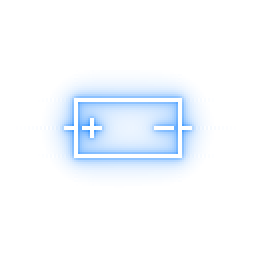
#> input picture src/gui-godot/assets/gen2port-highlight.png, 128 x 128 px, found by its file name (shown 2 times larger)
$ python make_highlight.py assets/gen2port-highlight-old.png assets/gen2port-highlight.png assets/gen2port-highlight.png
#> lines starting #> are read from the running program, lines starting #| are printed output that depends on the picture; after the words box and inside, x2 and y2 are one past the last pixel; in counts of white or black regions, pixels touching at a corner belong together
#> further down, img_rgba is the input picture: shape (128, 128, 4) float32; mean R, G, B, A 0.247, 0.6, 1, 0.0505
import numpy as np
import matplotlib.pyplot as plt
import cv2 as cv
import sys

but_n = 1
k = 6
color = [0.25, 0.6, 1]

# varias funcoes uteis
dist = lambda x, y: np.sqrt(x**2 + y**2)
in_circle = lambda mp, r, x, y: r > dist(x - mp[0], y - mp[1])
to_lmag = lambda im: 20*np.log(np.abs(im)+1.)
cut = lambda im: im[0:int(im.shape[0]/2+0.5),0:int(im.shape[1]/2+0.5)]
ifft = lambda im: np.real(cut(np.fft.ifft2(np.fft.ifftshift(im))))
normalize = lambda im: np.interp(im, (im.min(), im.max()), (0, 1))

# a funcao que aplica o filtro
def filt(im_in, fn):
  im = im_in.copy()
  rs, cs = im.shape
  for i in range(0, rs-1):
    for j in range(0, cs-1):
      im[i, j] = fn(im, i, j, (rs/2.,cs/2.))
  return im

# faz o pad simetrico que o marcelo recomendou
def pad(im):
  rs, cs = im.shape
  return np.pad(im, ((0,rs),(0,cs)), 'symmetric')

def pad_zeros(im):
  rs, cs = im.shape
#> rs = 128; cs = 128
  diffr = int(max(rs - cs, 0) / 2)
#> diffr = 0
  diffc = int(max(cs - rs, 0) / 2)
#> diffc = 0
  pad_size = int(max(rs, cs))
#> pad_size = 128
  return np.pad(im, ((pad_size + diffc,pad_size + diffc),(pad_size + diffr,pad_size + diffr)), 'constant')
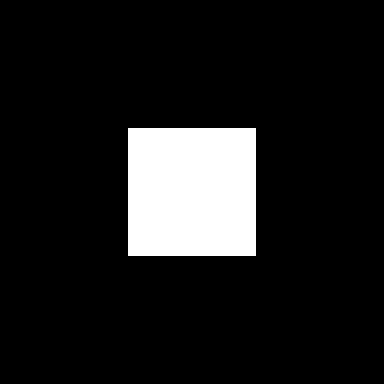
#> returned value: shape (384, 384) float64; values 0 (black) and 1 (white), 11.1% white; 1 white region, box (x1, y1, x2, y2) and area: (128, 128, 256, 256) 16384

# pega a tf a partir da funcao
def get_tf(fn, dim):
  im = np.ones(dim)
  return filt(im, fn)


# AGORA SIM COMECA O CODIGO AQUI
# le a imagem
img_rgba = plt.imread(sys.argv[1] + sys.argv[2] + "." + sys.argv[3], cv.IMREAD_UNCHANGED)
img = pad_zeros(normalize(cv.cvtColor(img_rgba, cv.COLOR_BGR2GRAY)))

rows, cols = img.shape
#> rows = 384; cols = 384

# faz a fft
img_fft = np.fft.fftshift(np.fft.fft2(pad(img)))
#> in pad, `return np.pad(im, ((0,rs),(0,cs)), 'symmetric')`:
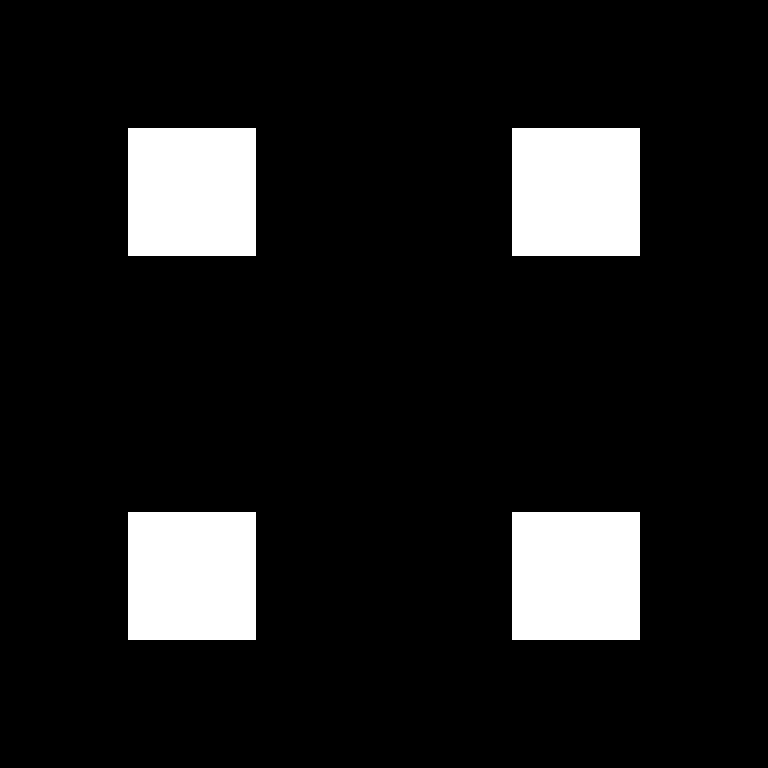
#> returned value: shape (768, 768) float64; values 0 (black) and 1 (white), 11.1% white; 4 white regions, box (x1, y1, x2, y2) and area: (128, 128, 256, 256) 16384, (512, 128, 640, 256) 16384, (128, 512, 256, 640) 16384, (512, 512, 640, 640) 16384

# mostra a fft
#plt.imshow(to_lmag(img_fft), cmap='gray')
#plt.show()

def get_d0(dpi, m, f):
  dx = 25.4/dpi
  du = 1/(m * dx)
  return f / du

#k = get_d0(300, cols, 1.5)
#print(k)

# isso resume tudo que eh feito
def run_fn(img, img_fft, fn):
  # pega a img no dominio da frequencia e filtra
  img_fil_fft = filt(img_fft, fn)
  # faz a fft inversa
  img_fil = ifft(img_fil_fft)
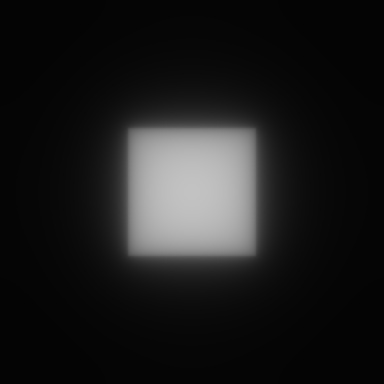
#> img_fil: shape (384, 384) float64; min 0.0159, max 0.762, mean 0.111
  # [12 lines of commented-out code are left out]
  img_real = np.real(img_fil)
  return normalize(img_real)
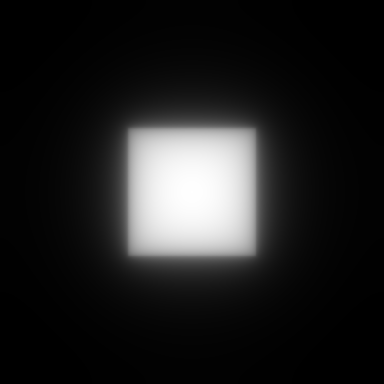
#> returned value: shape (384, 384) float64; min 0, max 1, mean 0.128

# define a funcao q filtra
none = lambda im, i, j, mp: im[i, j]
ideal = lambda im, i, j, mp: im[i, j] if in_circle(mp, k, i, j) else 0
but = lambda im, i, j, mp: im[i, j] / (1+(dist(i-mp[0], j-mp[1])/k)**but_n)
but_hp = lambda im, i, j, mp: im[i, j] * (1 - 1/(1+(dist(i-mp[0], j-mp[1])/k)**but_n))
exp = lambda im, i, j, mp: im[i, j] * np.exp(-((i-mp[0])**2 + (j-mp[1])**2)/(2*(k**2)))

img_blur = run_fn(img, img_fft, but)

border_offset = max(np.max(img_blur[0,:]), np.max(img_blur[:,0]), np.max(img_blur[-1,:]), np.max(img_blur[-1,:]))
#> border_offset = 0.00927

img_diff = np.clip(img_blur - img - border_offset, 0, 1)
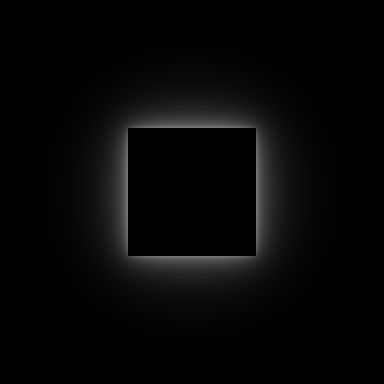
#> img_diff: shape (384, 384) float64; min 0, max 0.473, mean 0.0272
#plt.imsave("filt2.png", img_diff, cmap='gray')


img_blue = np.ndarray((img_diff.shape[0], img_diff.shape[1], 4), np.float32)
img_blue[:, :, 0] = color[0]
img_blue[:, :, 1] = color[1]
img_blue[:, :, 2] = color[2]
img_blue[:, :, 3] = normalize(img_diff)
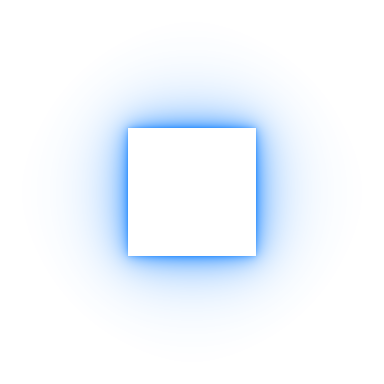
#> img_blue: shape (384, 384, 4) float32; mean of channels 0, 1, 2, 3 0.25, 0.601, 1, 0.0575; transparent parts drawn white
plt.imsave(sys.argv[1] + sys.argv[2] + "-highlight." + sys.argv[3], img_blue)
